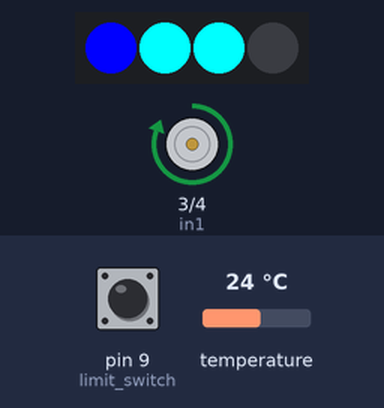
Simulated run of this sketch. Board: Arduino Uno, built with avr-gcc and run on an emulated ATmega328P. Parts: 4 RGB LEDs in strip order, left to right, motor-driver pin pairs drawn as motors (green arrow = first pin HIGH = forward, orange = second pin HIGH = backward, longer = more drive, scaled by the enable pin). Inputs (shaded band) come from the test bench; at power-on: pin 9 (limit_switch) HIGH, temperature 24 °C.

Above: at 7.4 s.
7.5 s: pin 9 (limit_switch) pulled LOW for 0.9 s
At 11.3 s:
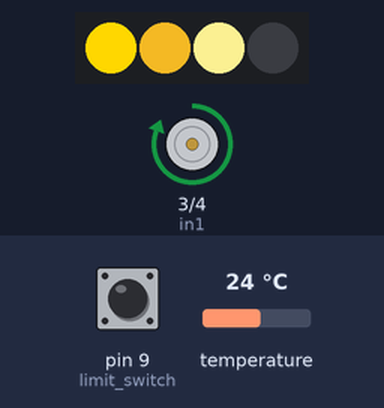
11.8 s: pin 9 (limit_switch) pulled LOW for 0.9 s
At 12.7 s:
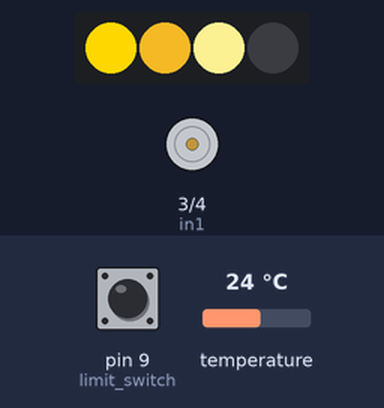
14.2 s: temperature set to 22.7 °C
15.8 s: temperature set to 21.2 °C
At 18.7 s:
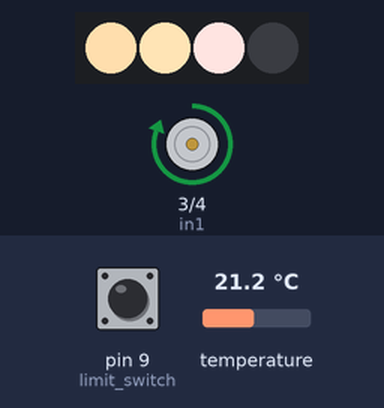
19.0 s: pin 9 (limit_switch) pulled LOW for 3.2 s
At 23.2 s:
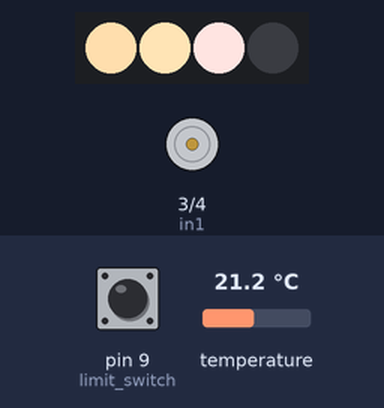
23.7 s: temperature set to 20.5 °C
25.5 s: temperature set to 19.3 °C
At 28.5 s:
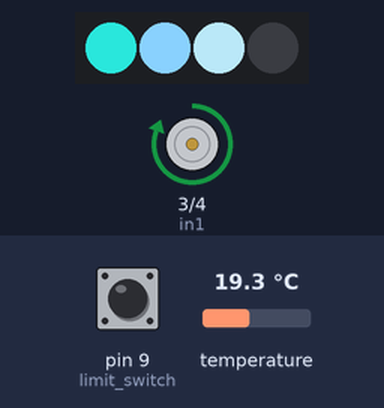
Timing chart, 0 to 30.0 s (numbered marks = the images above; inputs shaded):
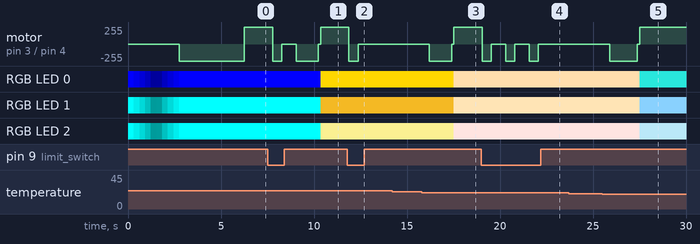

The sketch:

broken_heart.ino
```cpp
#include <FastLED.h>
#include <OneWire.h>
#include <DallasTemperature.h>

// Temperature sensor Pin
#define ONE_WIRE_BUS 8

// Neopixel definitions
#define NUM_LEDS 4
#define DATA_PIN 7
#define BRIGHTNESS  255

CRGB leds[NUM_LEDS];

const int en1 = 2;
const int in1 = 3;
const int in2 = 4;
const int limit_switch = 9;

bool home_pos = false;

bool boil = false;
bool hot = false;
bool warm = false;
bool comfy = false;
bool room = false;
bool cool = false;
bool cold = false;
bool freeze = false;

float temp_reading;


// Setup a oneWire instance to communicate with any OneWire device
OneWire oneWire(ONE_WIRE_BUS);

// Pass oneWire reference to DallasTemperature library
DallasTemperature sensors(&oneWire);


void setup() {
  sensors.begin();  // Start up the library
  Serial.begin(9600);
  FastLED.addLeds<NEOPIXEL, DATA_PIN>(leds, NUM_LEDS);
  FastLED.setBrightness(  BRIGHTNESS );
  pinMode(in1, OUTPUT);
  pinMode(in2, OUTPUT);
  pinMode(en1, OUTPUT);
  digitalWrite(en1, HIGH);
  pinMode(limit_switch, INPUT_PULLUP);
  leds[0] = CRGB::Blue;
  leds[1] = CRGB::Cyan;
  leds[2] = CRGB::Aqua;
  leds[3] = CRGB::Black;
  FastLED.show();
  for (int i=255; i>=0; i--){
    FastLED.setBrightness(i);
    FastLED.delay(5);
    FastLED.show();
  }
  for (int i=0; i<=255; i++){
    FastLED.setBrightness(i);
    FastLED.delay(5);
    FastLED.show();
  }
  digitalWrite(in1, LOW);
  digitalWrite(in2, HIGH);
  delay(3500);
  digitalWrite(in1, LOW);
  digitalWrite(in2, LOW);
}

void loop() {

  int switchVal = digitalRead(limit_switch);
  if (switchVal == LOW){
    digitalWrite(in1, LOW);
    digitalWrite(in2, LOW);
    home_pos = true;
    digitalWrite(in1, LOW);
    digitalWrite(in2, HIGH);
    delay(500);
    digitalWrite(in1, LOW);
    digitalWrite(in2, LOW);
  }
//   close up
  if (home_pos == false){
    digitalWrite(in1, HIGH);
    digitalWrite(in2, LOW);
  }

  sensors.requestTemperatures();
  temp_reading = sensors.getTempCByIndex(0);
  check_freeze();
  check_cold();
  check_cool();
  check_warm();
  check_room();
  check_comfy();
  check_hot();
  check_boil();


}

void check_freeze(){
//  sensors.requestTemperatures();
//  float temp_reading = sensors.getTempCByIndex(0);
  if (home_pos == true && freeze == false && temp_reading <= 0){
    digitalWrite(in1, LOW);
    digitalWrite(in2, HIGH);
    delay(2200);
    digitalWrite(in1, LOW);
    digitalWrite(in2, LOW);
    delay(100);
    turn_off_lights();
    leds[0] = CRGB::DarkMagenta;
    leds[1] = CRGB::BlueViolet;
    leds[2] = CRGB::Amethyst;
//    leds[3] = CRGB::DarkOrchid;
    FastLED.show();
    home_pos = false;
    reset_temperatures();
    freeze = true;
  }
}

void check_cold(){
//  sensors.requestTemperatures();
//  float temp_reading = sensors.getTempCByIndex(0);
  if (home_pos == true && cold == false && (temp_reading > 0 && temp_reading <= 10)){
    digitalWrite(in1, LOW);
    digitalWrite(in2, HIGH);
    delay(2000);
    digitalWrite(in1, LOW);
    digitalWrite(in2, LOW);
    delay(100);
    turn_off_lights();
    leds[0] = CRGB::Blue;
    leds[1] = CRGB::Cyan;
    leds[2] = CRGB::Aqua;
//    leds[3] = CRGB::Aquamarine;
    FastLED.show();
    home_pos = false;
    reset_temperatures();
    cold = true;
  }
}

void check_cool(){
//  sensors.requestTemperatures();
//  float temp_reading = sensors.getTempCByIndex(0);
  if (home_pos == true && cool == false && (temp_reading > 10 && temp_reading <= 15)){
    digitalWrite(in1, LOW);
    digitalWrite(in2, HIGH);
    delay(1800);
    digitalWrite(in1, LOW);
    digitalWrite(in2, LOW);
    delay(100);
    turn_off_lights();
    leds[0] = CRGB::Lime;
    leds[1] = CRGB::LimeGreen;
    leds[2] = CRGB::MediumTurquoise;
//    leds[3] = CRGB::PaleGreen;
    FastLED.show();
    home_pos = false;
    reset_temperatures();
    cool = true;
  }
}

void check_comfy(){
//  sensors.requestTemperatures();
//  float temp_reading = sensors.getTempCByIndex(0);
  if (home_pos == true && comfy == false && (temp_reading > 15 && temp_reading <= 20)){
    digitalWrite(in1, LOW);
    digitalWrite(in2, HIGH);
    delay(1500);
    digitalWrite(in1, LOW);
    digitalWrite(in2, LOW);
    delay(100);
    turn_off_lights();
    leds[0] = CRGB::LightSeaGreen;
    leds[1] = CRGB::LightSkyBlue;
    leds[2] = CRGB::LightBlue;
//    leds[3] = CRGB::LightCyan;
    FastLED.show();
    home_pos = false;
    reset_temperatures();
    comfy = true;
  }
}

void check_room(){
//  sensors.requestTemperatures();
//  float temp_reading = sensors.getTempCByIndex(0);
  if (home_pos == true && room == false && (temp_reading > 20 && temp_reading <= 22)){
    digitalWrite(in1, LOW);
    digitalWrite(in2, HIGH);
    delay(1200);
    digitalWrite(in1, LOW);
    digitalWrite(in2, LOW);
    delay(100);
    turn_off_lights();
    leds[0] = CRGB::NavajoWhite;
    leds[1] = CRGB::Moccasin;
    leds[2] = CRGB::MistyRose;
//    leds[3] = CRGB::MintCream;
    FastLED.show();
    home_pos = false;
    reset_temperatures();
    room = true;
  }
}

void check_warm(){
//  sensors.requestTemperatures();
//  float temp_reading = sensors.getTempCByIndex(0);
  if (home_pos == true && warm == false && (temp_reading > 22 && temp_reading <= 25)){
    digitalWrite(in1, LOW);
    digitalWrite(in2, HIGH);
    delay(1200);
    digitalWrite(in1, LOW);
    digitalWrite(in2, LOW);
    delay(100);
    turn_off_lights();
    leds[0] = CRGB::Gold;
    leds[1] = CRGB::Goldenrod;
    leds[2] = CRGB::Khaki;
//    leds[3] = CRGB::LemonChiffon;
    FastLED.show();
    home_pos = false;
    reset_temperatures();
    warm = true;
  }
}

void check_hot(){
//  sensors.requestTemperatures();
//  float temp_reading = sensors.getTempCByIndex(0);
  if (home_pos == true && hot == false && (temp_reading > 25 && temp_reading <= 28)){
    digitalWrite(in1, LOW);
    digitalWrite(in2, HIGH);
    delay(1200);
    digitalWrite(in1, LOW);
    digitalWrite(in2, LOW);
    delay(100);
    turn_off_lights();
    leds[0] = CRGB::Chocolate;
    leds[1] = CRGB::Coral;
    leds[2] = CRGB::BurlyWood;
//    leds[3] = CRGB::LightSalmon;
    FastLED.show();
    home_pos = false;
    reset_temperatures();
    hot = true;
  }
}

void check_boil(){
//  sensors.requestTemperatures();
//  float temp_reading = sensors.getTempCByIndex(0);
  if (home_pos == true && boil == false && temp_reading > 28){
    digitalWrite(in1, LOW);
    digitalWrite(in2, HIGH);
    delay(1200);
    digitalWrite(in1, LOW);
    digitalWrite(in2, LOW);
    delay(100);
    turn_off_lights();
    leds[0] = CRGB::DarkRed;
    leds[1] = CRGB::Crimson;
    leds[2] = CRGB::FireBrick;
//    leds[3] = CRGB::IndianRed;
    FastLED.show();
    home_pos = false;
    reset_temperatures();
    boil = true;
  }
}

void reset_temperatures(){
  boil = false;
  hot = false;
  warm = false;
  comfy = false;
  room = false;
  cool = false;
  cold = false;
  freeze = false;
}

void turn_off_lights(){
  leds[0] = CRGB::Black;
  leds[1] = CRGB::Black;
  leds[2] = CRGB::Black;
  leds[3] = CRGB::Black;
  FastLED.show();
  FastLED.delay(10);
}
```

Measured:
- the behaviour switches between 22.1 and 22 °C on temperature (found by bisection; images 2 and 3)
- the behaviour switches between 20.1 and 20 °C on temperature (found by bisection; images 4 and 5)
- after the input at 7.5 s, motor on pin 3 (in1) / pin 4 (in2): forward 255/255 → backward 255/255 after 0.28 s, → stopped 0.50 s later, → backward 255/255 0.76 s later, → stopped 1.2 s later, … (5 changes in this stretch); RGB LED 0: RGB(0, 0, 255) → RGB(255, 215, 0) after 2.9 s
- after the input at 11.8 s, motor on pin 3 (in1) / pin 4 (in2): forward 255/255 → backward 255/255 after 0.08 s, → stopped 0.50 s later
- after the input at 14.2 s, every drawn part: stays the same
- after the input at 15.8 s, motor on pin 3 (in1) / pin 4 (in2): stopped → backward 255/255 after 0.40 s, → stopped 1.2 s later, → forward 255/255 0.11 s later; RGB LED 0: RGB(255, 215, 0) → RGB(255, 222, 173) after 1.7 s; RGB LED 1: RGB(218, 165, 32) → RGB(255, 228, 181) after 1.7 s; RGB LED 2: RGB(240, 230, 140) → RGB(255, 228, 225) after 1.7 s
- after the input at 19.0 s, motor on pin 3 (in1) / pin 4 (in2): alternates backward 255/255 for 0.50 s and stopped for 0.76 s, 6 changes in all, then stays stopped, starting at once
- after the input at 23.7 s, every drawn part: stays the same
- after the input at 25.5 s, motor on pin 3 (in1) / pin 4 (in2): stopped → backward 255/255 after 0.39 s, → stopped 1.5 s later, → forward 255/255 0.11 s later; RGB LED 0: RGB(255, 222, 173) → RGB(32, 178, 170) after 2.0 s; RGB LED 1: RGB(255, 228, 181) → RGB(135, 206, 250) after 2.0 s; RGB LED 2: RGB(255, 228, 225) → RGB(173, 216, 230) after 2.0 s
